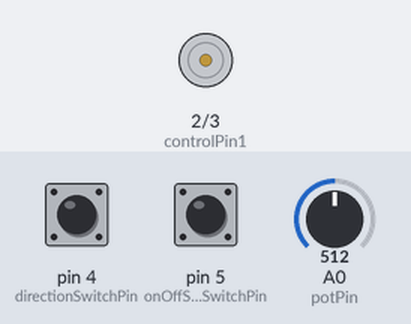
This sketch was run on a simulated Arduino Uno, built with avr-gcc and run on an emulated ATmega328P. On the bench: motor-driver pin pairs drawn as motors (green arrow = first pin HIGH = forward, orange = second pin HIGH = backward, longer = more drive, scaled by the enable pin). The test bench sets the inputs (shaded band); at power-on: pin 5 (onOffSwitchStateSwitchPin) LOW, A0 (potPin) = 512, pin 4 (directionSwitchPin) LOW. What the sketch prints to the serial monitor is not drawn.

Above: at 1.2 s.
1.3 s: pin 5 (onOffSwitchStateSwitchPin) pulled HIGH for 0.15 s
At 2.0 s:
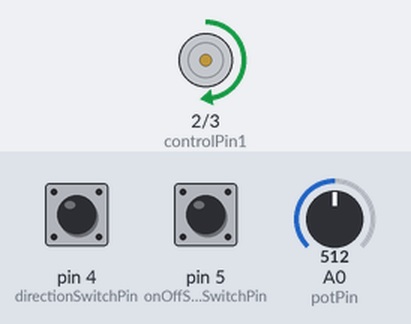
2.9 s: A0 (potPin) set to 716
At 3.2 s:
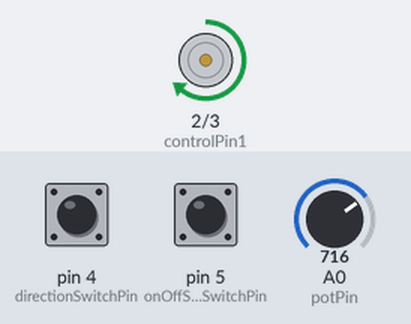
4.4 s: pin 4 (directionSwitchPin) pulled HIGH for 0.15 s
At 5.1 s:
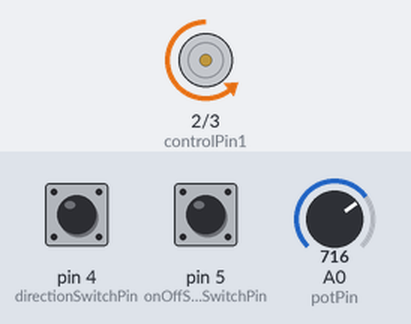
6.0 s: A0 (potPin) set to 900
At 6.7 s:
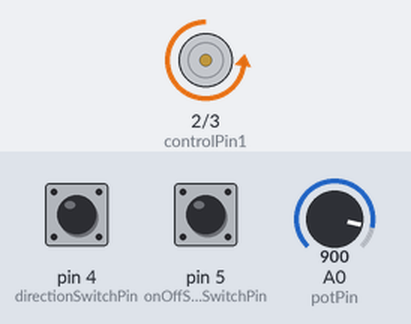
7.5 s: pin 4 (directionSwitchPin) pulled HIGH for 1 s
At 9.7 s:
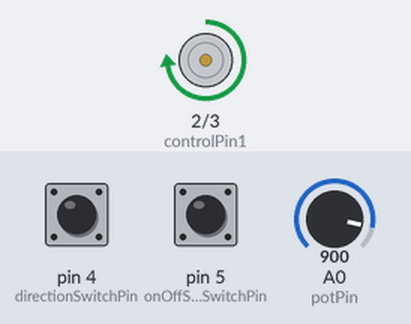
10.0 s: A0 (potPin) set to 122
At 10.9 s:
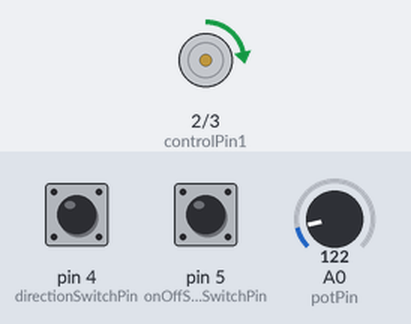
Timing chart, 0 to 12.5 s (numbered marks = the images above; inputs shaded):
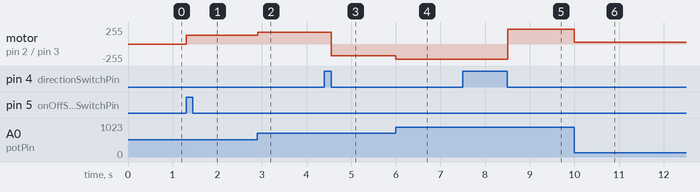

Measured:
- after the input at 1.3 s, motor on pin 2 (controlPin1) / pin 3 (controlPin2): stopped → forward 128/255 at once
- after the input at 2.9 s, motor on pin 2 (controlPin1) / pin 3 (controlPin2): forward 128/255 → forward 179/255 at once
- after the input at 4.4 s, motor on pin 2 (controlPin1) / pin 3 (controlPin2): forward 179/255 → backward 179/255 after 0.15 s
- after the input at 6.0 s, motor on pin 2 (controlPin1) / pin 3 (controlPin2): backward 179/255 → backward 225/255 at once
- after the input at 7.5 s, motor on pin 2 (controlPin1) / pin 3 (controlPin2): backward 225/255 → forward 225/255 after 1.0 s
- after the input at 10.0 s, motor on pin 2 (controlPin1) / pin 3 (controlPin2): forward 225/255 → forward 30/255 at once

The sketch:

10_zoetrope.ino
```cpp
const int controlPin1 = 2;
const int controlPin2 = 3;
const int enablePin = 9;

const int directionSwitchPin = 4;
const int onOffSwitchStateSwitchPin = 5;
const int potPin = A0;

int onOffSwitchState = 0;
int previousOnOffSwitchState = 0;
int directionSwitchState = 0;
int previousDirectionSwitchState = 0;

int motorEnabled = 0;
int motorSpeed = 0;
int motorDirection = 1;

void setup() {
  // put your setup code here, to run once:
  pinMode(directionSwitchPin, INPUT);
  pinMode(onOffSwitchStateSwitchPin, INPUT);

  pinMode(controlPin1, OUTPUT);
  pinMode(controlPin2, OUTPUT);
  pinMode(enablePin, OUTPUT);

  digitalWrite(enablePin, LOW);

  Serial.begin(9600);

}

void loop() {
  // put your main code here, to run repeatedly:
  onOffSwitchState = digitalRead(onOffSwitchStateSwitchPin);
  delay(1);
  directionSwitchState = digitalRead(directionSwitchPin);
  motorSpeed = analogRead(potPin)/4;

  if(onOffSwitchState != previousOnOffSwitchState) {
    if(onOffSwitchState == HIGH) {
      motorEnabled = !motorEnabled;
    }
  }
  Serial.println(onOffSwitchState);
  if(directionSwitchState != previousDirectionSwitchState) {
    if(previousDirectionSwitchState == HIGH) {
      motorDirection = !motorDirection;
    }
  }

  if (motorDirection == 1) {
    digitalWrite(controlPin1, HIGH);
    digitalWrite(controlPin2, LOW);
  } else {
    digitalWrite(controlPin1, LOW);
    digitalWrite(controlPin2, HIGH);
  }

  if (motorEnabled == 1) {
    analogWrite(enablePin, motorSpeed);
  } else {
    analogWrite(enablePin, 0);
  }

  previousOnOffSwitchState = onOffSwitchState;
  previousDirectionSwitchState = directionSwitchState;
}
```
